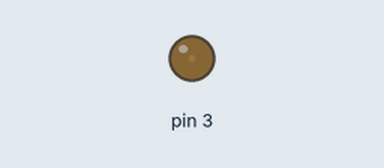
This sketch was run on a simulated Arduino Uno, built with avr-gcc and run on an emulated ATmega328P. Shown: output pins drawn as LEDs (lit = HIGH).

Above: at 0.05 s.
At 0.65 s:
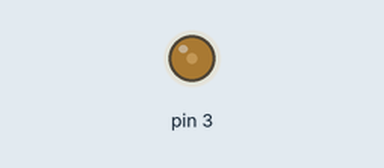
At 1.25 s:
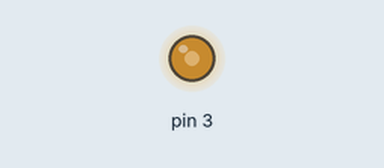
At 2.5 s:
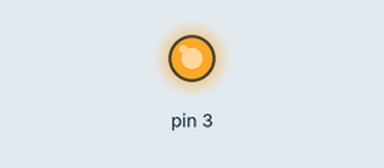
Timing chart, 0 to 5.8 s (numbered marks = the images above):
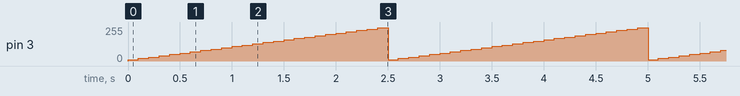

The sketch:

analogWrite.ino
```cpp
void setup() {
  pinMode(3, OUTPUT); //디지털 3번핀을 출력모드로 설정
}

void loop() {
  for(int i=10; i<255; i+=10){
    analogWrite(3, i); //3번핀에 i만큼의 신호 출력
    delay(100); //0.1초 대기
  }
}
```

Measured:
- by itself, pin 3: ramps from 10/255 to 250/255 and jumps back, once every 2.5 s
